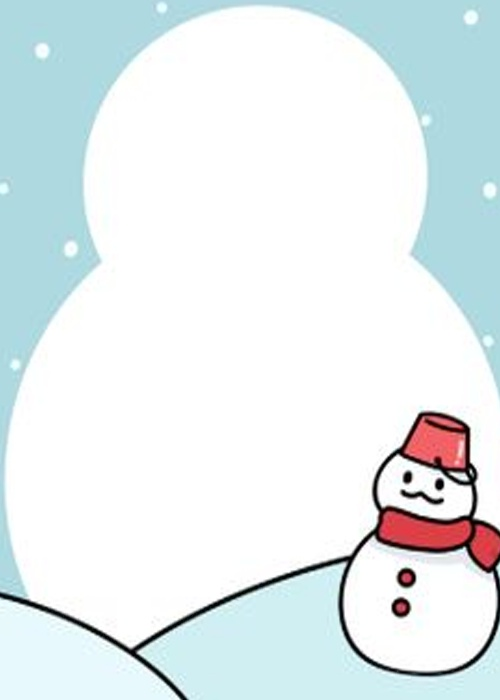
#> input picture papersnow.jpg, 500 x 700 px; the run also reads 1 picture not shown here
$ python final.py
#> lines starting #> are read from the running program, lines starting #| are printed output that depends on the picture
import numpy as np
import cv2
from jamo import h2j,j2hcj
from tkinter import *

def msg():    #입력 값 변수 저장 함수
    global contents
    contents = ent1.get(1.0,"end-1c")
    win.destroy()


####초기 설정
win = Tk()
win.title("서울시립대학교 학습공동체 멍멍!! 우리는 웰C코기 팀 손글씨변환 프로그램")
win.geometry("1000x800")
win.option_add("*Font","고딕 20")

#### 입력 안내창
lab1 = Label(win)
lab1.config(text = "손글씨 전환 프로그램")
lab1.pack()


#### 변환할 글씨 입력창
ent1 = Text(win)
ent1.config(width = 50, height = 20)
ent1.insert(1.0, "손글씨로 전환할 문장을 입력해주세요.")
def clear(event):       #입력창 안내메시지 클릭하면 지워지도록 하는 함수
    if ent1.get(1.0,1.21) == "손글씨로 전환할 문장을 입력해주세요.":
        ent1.delete(1.0,20.50)

ent1.bind("<Button-1>", clear)           # 위 함수 실행(마우스 오른쪽 클릭하면 안내메시지 삭제)
ent1.pack()

#### 입력 버튼
btn = Button(win)
btn.config(text = "입력", command=msg)
btn.pack()


win.mainloop()

#초성 중성 종성 배열선언
first=['ㄱ','ㄲ','ㄴ','ㄷ','ㄸ','ㄹ','ㅁ','ㅂ','ㅃ','ㅅ','ㅆ','ㅇ','ㅈ','ㅉ','ㅊ','ㅋ','ㅌ','ㅍ','ㅎ',' ']
mid=['ㅏ','ㅐ','ㅑ','ㅒ','ㅓ','ㅔ','ㅕ','ㅖ','ㅣ','ㅗ','ㅛ','ㅜ','ㅠ','ㅡ','ㅘ','ㅙ','ㅚ','ㅝ','ㅞ','ㅟ','ㅢ']
last=['ㄱ', 'ㄲ', 'ㄳ ','ㄴ', 'ㄵ', 'ㄶ', 'ㄷ', 'ㄹ', 'ㄺ','ㄻ', 'ㄼ', 'ㄽ', 'ㄾ', 'ㄿ', 'ㅀ','ㅁ', 'ㅂ', 'ㅄ', 'ㅅ', 'ㅆ','ㅇ', 'ㅈ', 'ㅊ', 'ㅋ', 'ㅌ','ㅍ', 'ㅎ']

#배열first mid last 이미지 순서에 따라 데이터를 반복문을 통한 잘라내기로 초성 중성 종성에 대한 '이미지 배열'을 만듦
firstim={}
midim={}
lastim={}

#이미지 불러오기
field=cv2.imread('korean/unit250.jpg')  #글자의 기본 틀이됨/ 높이 250 , 너비 200
paper=cv2.imread('papersnow.jpg')     #종이의 역할을 함 / 가로 500,세로700
#> paper is the input picture: shape (700, 500, 3); mean B, G, R 239, 237.3, 228.2

#반복문을 이용한 이미지 데이터화하기 cutting
#초성 이미지 배열 데이터화  //(세로 100,가로1900)으로 100*100씩 잘라서 오른쪽으로 이동하며 데이터화
for i in range(20):
    cutting=cv2.imread('korean/firstsum.jpg')
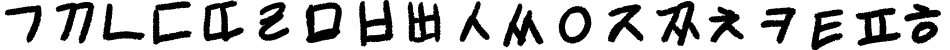
#> input picture korean/firstsum.jpg, 1900 x 100 px (shown at 1/2 size)
#> cutting is the input picture: shape (100, 1900, 3); min 0, max 255, mean 189.3
    x=i*100
    y=0
    firstim[i]=cutting[y:y+100,x:x+100]
#중성 이미지 배열 데이터화
#중성은 세로모음 ㅣㅓㅏ가로모음 ㅡㅗㅜ, 이중모음 ㅝ ㅙ 같이 차지하는 공간이 다르기 때문에 mid{}의 경우에도 가로모음,세로모음,이중모음순서로 선언을 했고
#커팅 방식을 3가지로 나누어서 진행했음. (가로*세로) 세로모음(100*200) 가로모음(200*100) 이중모음(200*200)
for j in range(21):
    if j<9:
        cutting=cv2.imread('korean/heightmid.jpg')  #세로모음
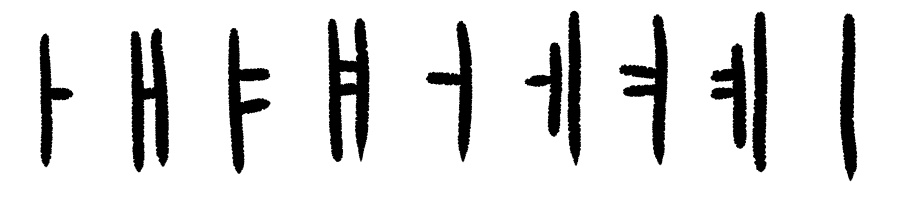
#> input picture korean/heightmid.jpg, 900 x 200 px
#> cutting is the input picture: shape (200, 900, 3); min 0, max 255, mean 221.7
        x=j*100
        y=0
        midim[j]=cutting[y:y+200,x:x+100]
    elif j<14 :
        cutting=cv2.imread('korean/widthmid.jpg')   #가로모음
        x=(j-9)*200
        y=0
        midim[j]=cutting[y:y+100,x:x+200]
    else:
        cutting=cv2.imread('korean/doublemid.jpg')  #이중모음
        x=(j-14)*200
        y=0
        midim[j]=cutting[y:y+200,x:x+200]
#종성 이미지 데이터화
#(2700*100)으로 100*100씩 잘라서 오른쪽으로 이동하며 데이터화
for h in range(27):
    cutting=cv2.imread('korean/lastsum.jpg')
    x=h*100
    y=0
#> (the run stopped early here; a loop or call above may not have finished)
